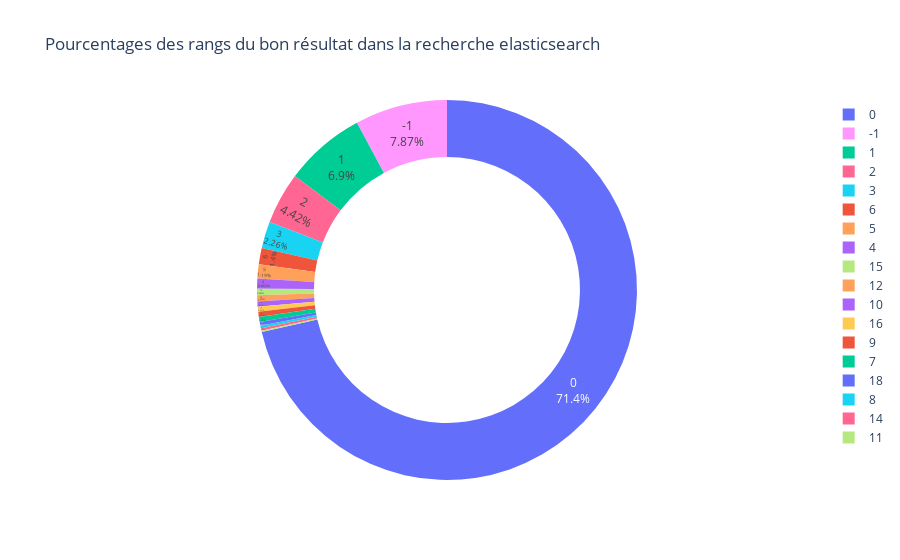

Notebook code cell kept with this figure:
### Code cell
fig = px.pie(
    df_test,
    names=rank_columns[-1],
    hole=0.7,
    color=rank_columns[-1],
    title="Pourcentages des rangs du bon résultat dans la recherche elasticsearch",
)
fig.update_traces(textposition="inside", textinfo="percent+label")
fig.show()
plotly.offline.plot(fig, filename=f"../../output/plots/pie_{SEARCH_VERSION}.html")

### Figure 1 — Plotly figure (JSON) as saved in the notebook; plotly's stock layout.template omitted (floating-point values rounded to 4 significant figures; data arrays with more than 128 entries replaced by an {"elided": "..."} marker saying what was removed)
{"data": [{"customdata": {"elided": "928x1 int values"}, "domain": {"x": [0, 1], "y": [0, 1]}, "hole": 0.7, "hovertemplate": "rank_elastic_2.0=%{customdata[0]}<extra></extra>", "labels": {"elided": "928 int values"}, "legendgroup": "", "marker": {"colors": {"elided": "928 str values"}}, "name": "", "showlegend": true, "textinfo": "percent+label", "textposition": "inside", "type": "pie"}], "layout": {"autosize": true, "legend": {"tracegroupgap": 0}, "title": {"text": "Pourcentages des rangs du bon résultat dans la recherche elasticsearch"}}}
